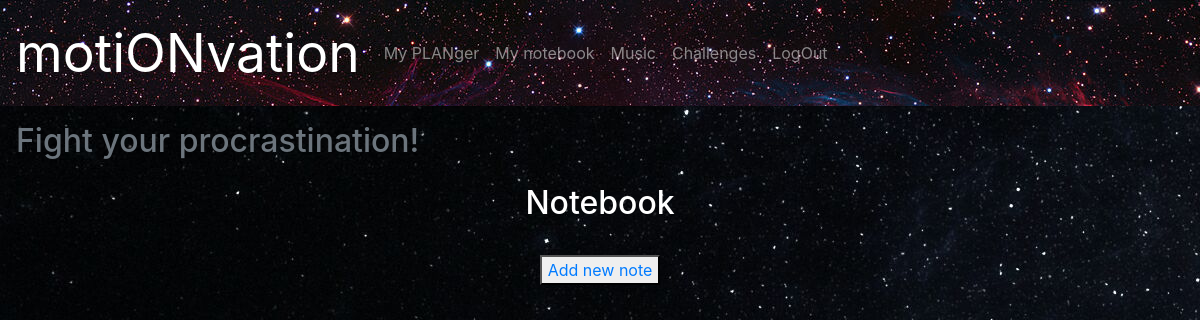
The app's page /mynotes (signed in), older data.
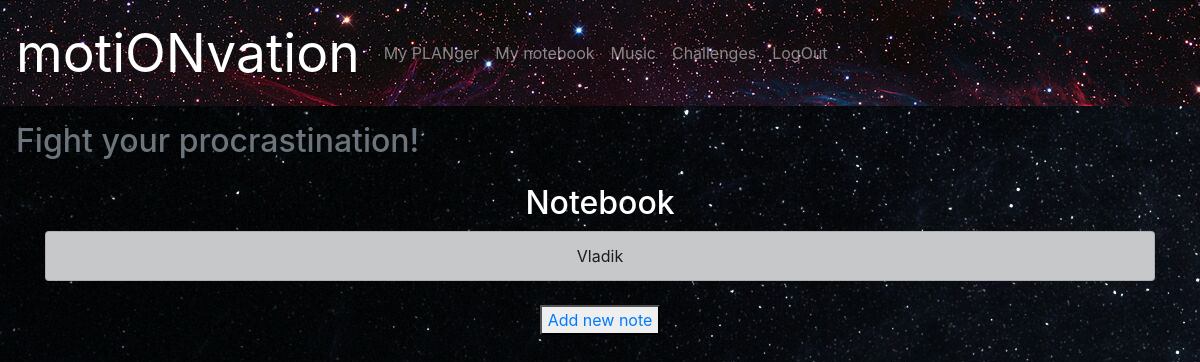
The same page, newer data.
### motionvation/data/models/notes.py (models this page shows)
class Note(SqlAlchemyBase, SerializerMixin):
    __tablename__ = 'notes'
    id = Column(Integer, primary_key=True, autoincrement=True)
    title = Column(String, nullable=True)
    user_id = Column(Integer, ForeignKey('users.id'))
    text_path = Column(String, nullable=True)
    user = orm.relation('User')

### motionvation/application.py (the view)
@app.route('/mynotes')
@login_required
def notes():
    db = db_session.create_session()
    notes = db.query(Note).filter(Note.user == current_user).all()
    return render_template('notes.html', notes=notes)

### motionvation/application.py (called while the page is built)
@login_manager.user_loader
def load_user(user_id):
    db = db_session.create_session()
    return db.query(User).get(user_id)

### motionvation/data/db_session.py (called while the page is built)
def create_session() -> orm.Session:
    global __factory
    return __factory()

### motionvation/templates/notes.html
{% extends 'base.html' %}
{% block content %}
    <main class='text-center'>
        <h2>Notebook</h2>
        <div class="container">
        <ul class="list-group">
            {% for note in notes %}
            <li class="list-group-item list-group-item-dark">{{ note.title }}</li>
            {% endfor %}
        </ul>
        <br>
        <button><a href="/add_note">Add new note</a></button>
        </div>
    </main>
{% endblock %}

### motionvation/templates/base.html (shortened to what this page needs)
<!doctype html>
<html lang="ru">
<head>
    <link rel="stylesheet" href="https://stackpath.bootstrapcdn.com/bootstrap/4.4.1/css/bootstrap.min.css">
    <link rel="stylesheet" href="{{ url_for('static', filename='css/style.css') }}">
</head>
<body>
    <nav class="navbar navbar-dark navbar-expand-sm" style="background: url(../static/img/4.jpg)">
        <a class="navbar-brand ssilka" href="/">motiONvation</a>
        <div class="collapse navbar-collapse">
            <ul class="navbar-nav mr-auto">
                {% if current_user.is_authenticated %}
                <li class="nav-item">
                    <a class="nav-link" href='/planger'>My PLANger</a>
                </li>
                <li class="nav-item">
                    <a class="nav-link" href='/mynotes'>My notebook</a>
                </li>
                <li class="nav-item">
                    <a class="nav-link" href='/music'>Music</a>
                </li>
                <li class="nav-item">
                    <a class="nav-link" href='/challenges'>Challenges</a>
                </li>
                <li class="nav-item">
                    <a class="nav-link" href='/logout'>LogOut</a>
                </li>
                {% else %}
                <li class="nav-item">
                    <a class="nav-link" href='/login'>Login</a>
                </li>
                <li class="nav-item">
                    <a class="nav-link" href='/register'>Register</a>
                {% endif %}
            </ul>
        </div>
    </nav>
    <h2 class="p-3 text-muted">Fight your procrastination!</h2>
    <main class="container-fluid">
        {% block content %}
        {% endblock %}
</body>
</html>

### motionvation/static/css/style.css (style rules this page uses)
body { background: url(../img/7.jpg); color: #fff; }
.ssilka { font-size: 40pt }

Row changes from the older to the newer data that the page shows:
added Note: title "Vladik"
